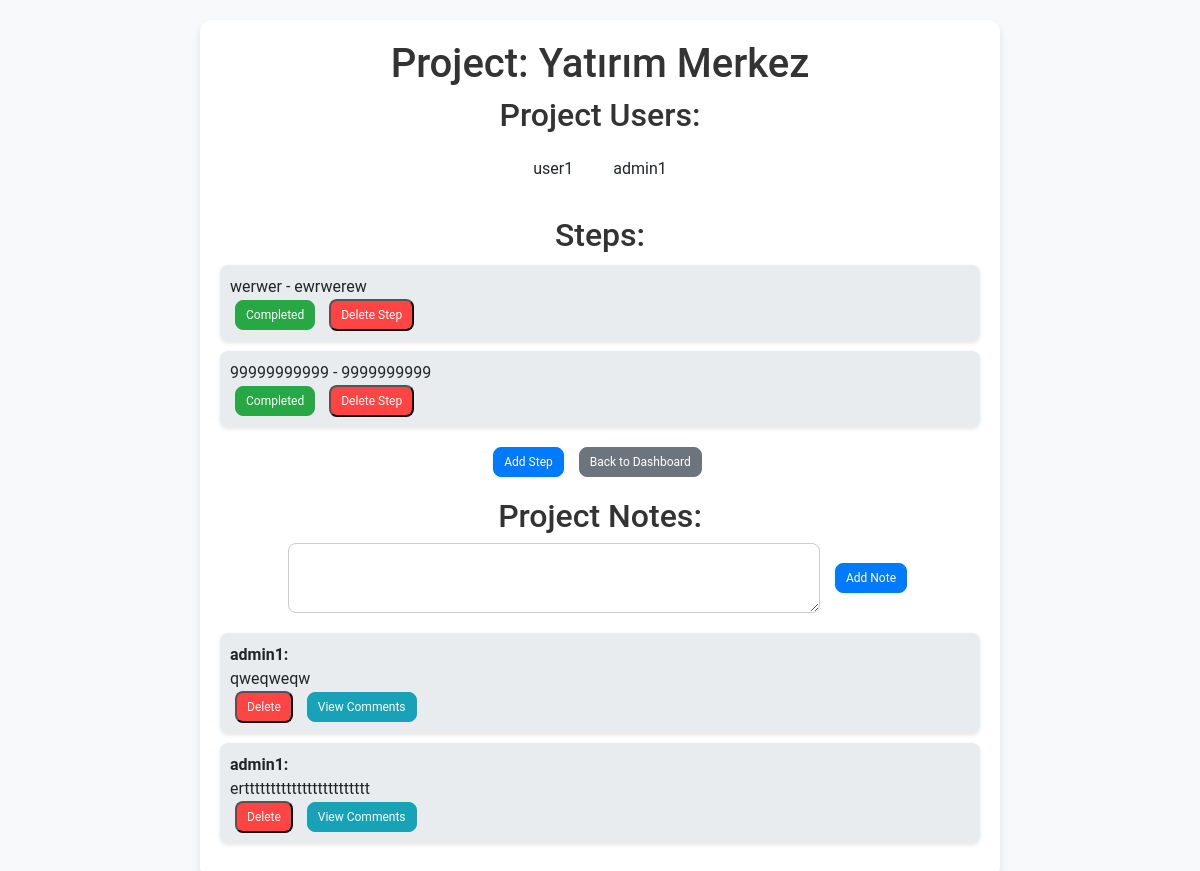
/project_details/1 (signed in), run on an earlier commit of the app's database.
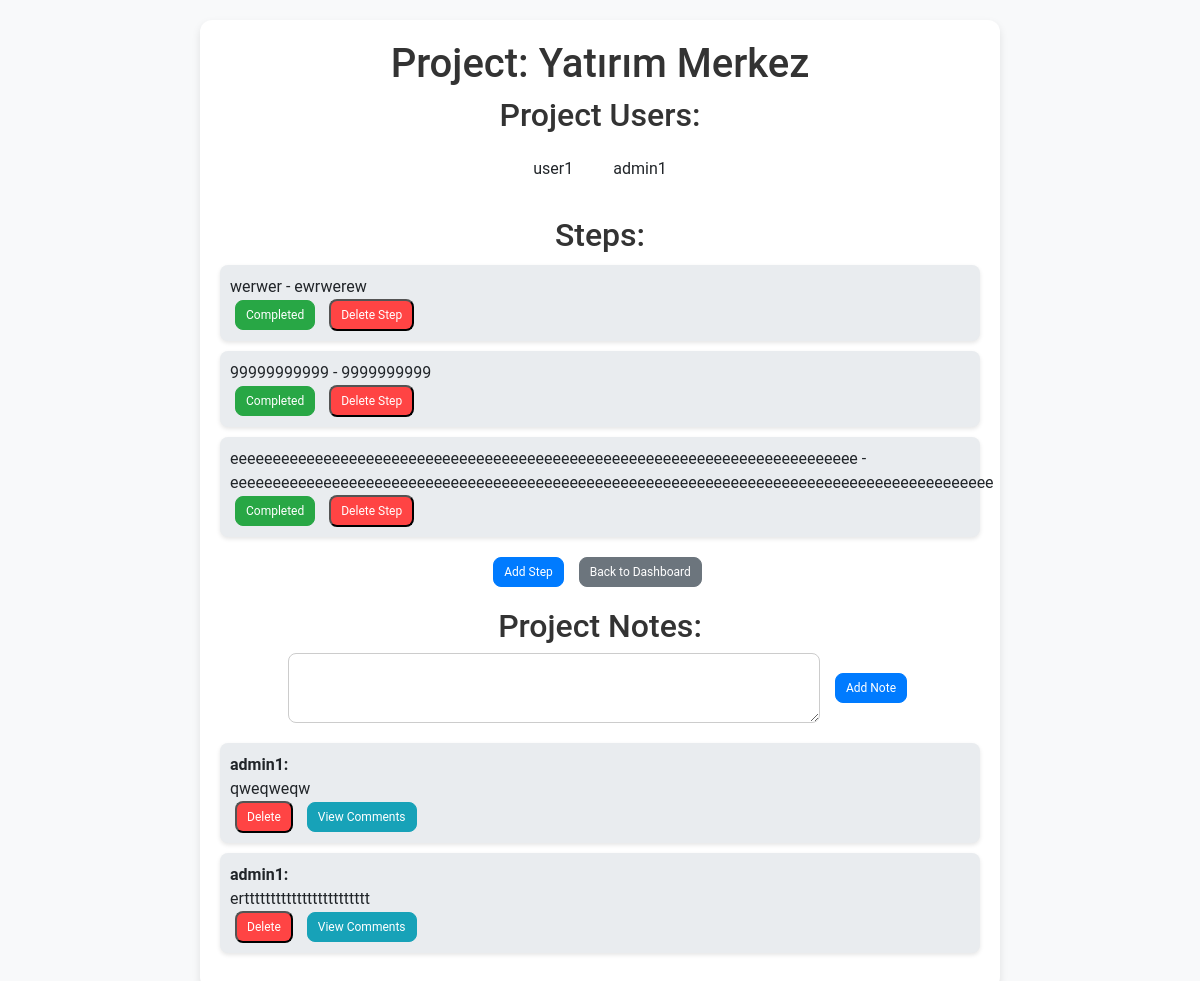
And on a later commit of the database.
### app.py (models this page shows, shortened)
class User(UserMixin, db.Model):
    id = db.Column(db.Integer, primary_key=True)
    username = db.Column(db.String(150), unique=True, nullable=False)
    password_hash = db.Column(db.String(150), nullable=False)
    role = db.Column(db.String(50), nullable=False)

class Step(db.Model):
    id = db.Column(db.Integer, primary_key=True)
    name = db.Column(db.String(150), nullable=False)
    note = db.Column(db.Text, nullable=True)
    completed = db.Column(db.Boolean, default=False, nullable=False)
    project_id = db.Column(db.Integer, db.ForeignKey('project.id'), nullable=False)

class ProjectNote(db.Model):
    id = db.Column(db.Integer, primary_key=True)
    content = db.Column(db.Text, nullable=False)
    project_id = db.Column(db.Integer, db.ForeignKey('project.id'), nullable=False)
    user_id = db.Column(db.Integer, db.ForeignKey('user.id'), nullable=False)
    created_at = db.Column(db.DateTime, default=datetime.utcnow)
    user = db.relationship('User', backref=db.backref('notes', lazy=True))  # İlişki tanımı
    comments = db.relationship('Comment', backref='note', lazy=True)

### app.py (the view, shortened to what this page needs)
@app.route('/project_details/<int:project_id>', methods=['GET', 'POST'])
@login_required
def project_details(project_id):
    project = Project.query.get_or_404(project_id)
    return render_template('project_details.html', project=project)

### app.py (called while the page is built)
@login_manager.user_loader
def load_user(user_id):
    return db.session.get(User, int(user_id))

### templates/project_details.html (shortened to what this page needs)
<!DOCTYPE html>
<html lang="en">
<head>
    <link rel="stylesheet" href="https://stackpath.bootstrapcdn.com/bootstrap/4.5.2/css/bootstrap.min.css">
</head>
<body>
    <div class="container">
        <h1>Project: {{ project.name }}</h1>
        <div class="project-users">
            <h2>Project Users:</h2>
            <ul>
                {% for user in project.users %}
                <li>{{ user.username }}</li>
                {% endfor %}
            </ul>
        </div>
        <h2>Steps:</h2>
        <ul id="steps-list">
            {% for step in project.steps %}
            <li id="step-{{ step.id }}">
                <div class="step-content">
                    <span class="step-name">{{ step.name }} - {% if step.note %}{{ step.note }}{% else %}No Notes{% endif %}</span>
                    <div>
                        <button class="btn {% if step.completed %}btn-success{% else %}btn-danger{% endif %}" onclick="toggleCompletion({{ project.id }}, {{ step.id }})">
                            {% if step.completed %}Completed{% else %}Not Completed{% endif %}
                        </button>
                        <form action="{{ url_for('delete_step', project_id=project.id, step_id=step.id) }}" method="post" onsubmit="return confirm('Are you sure you want to delete this step?');" style="display: inline;">
                            <button type="submit" class="btn-delete">Delete Step</button>
                        </form>
                    </div>
                </div>
            </li>
            {% endfor %}
        </ul>
        <div class="action-buttons">
            <a href="{{ url_for('add_step', project_id=project.id) }}" class="btn btn-primary">Add Step</a>
            <a href="{{ url_for('dashboard') }}" class="btn btn-secondary">Back to Dashboard</a>
        </div>
        <div class="project-notes">
            <h2>Project Notes:</h2>
            {% if current_user.role == 'admin' %}
            <form action="{{ url_for('project_details', project_id=project.id) }}" method="POST">
                <textarea name="note" rows="2" required maxlength="200"></textarea>
                <button type="submit" class="btn btn-primary">Add Note</button>
            </form>
            {% endif %}
            <ul>
                {% for note in project.notes %}
                <li>
                    <strong>{{ note.user.username }}:</strong> {{ note.content }}
                    <div>
                        {% if current_user.role == 'admin' %}
                        <form action="{{ url_for('delete_note', note_id=note.id) }}" method="POST" style="display: inline;">
                            <button type="submit" class="btn-delete">Delete</button>
                        </form>
                        {% endif %}
                        <button onclick="toggleComments({{ note.id }})" class="btn btn-info">View Comments</button>
                    </div>
                </li>
                {% endfor %}
            </ul>
        </div>
    </div>
</body>
</html>

What changed in the data, as far as the page shows it:
added Step: name "eeeeeeeeeeeeeeeeeeeeeeeeeeeeeeeeeeeeeeeeeeeeeeeeeeeeeeeeeeeeeeeeeeeeeeeeee", note "eeeeeeeeeeeeeeeeeeeeeeeeeeeeeeeeeeeeeeeeeeeeeeeeeeeeeeeeeeeeeeeeeeeeeeeeeeeeeeeeeeeeeeeeee", completed "Completed"
